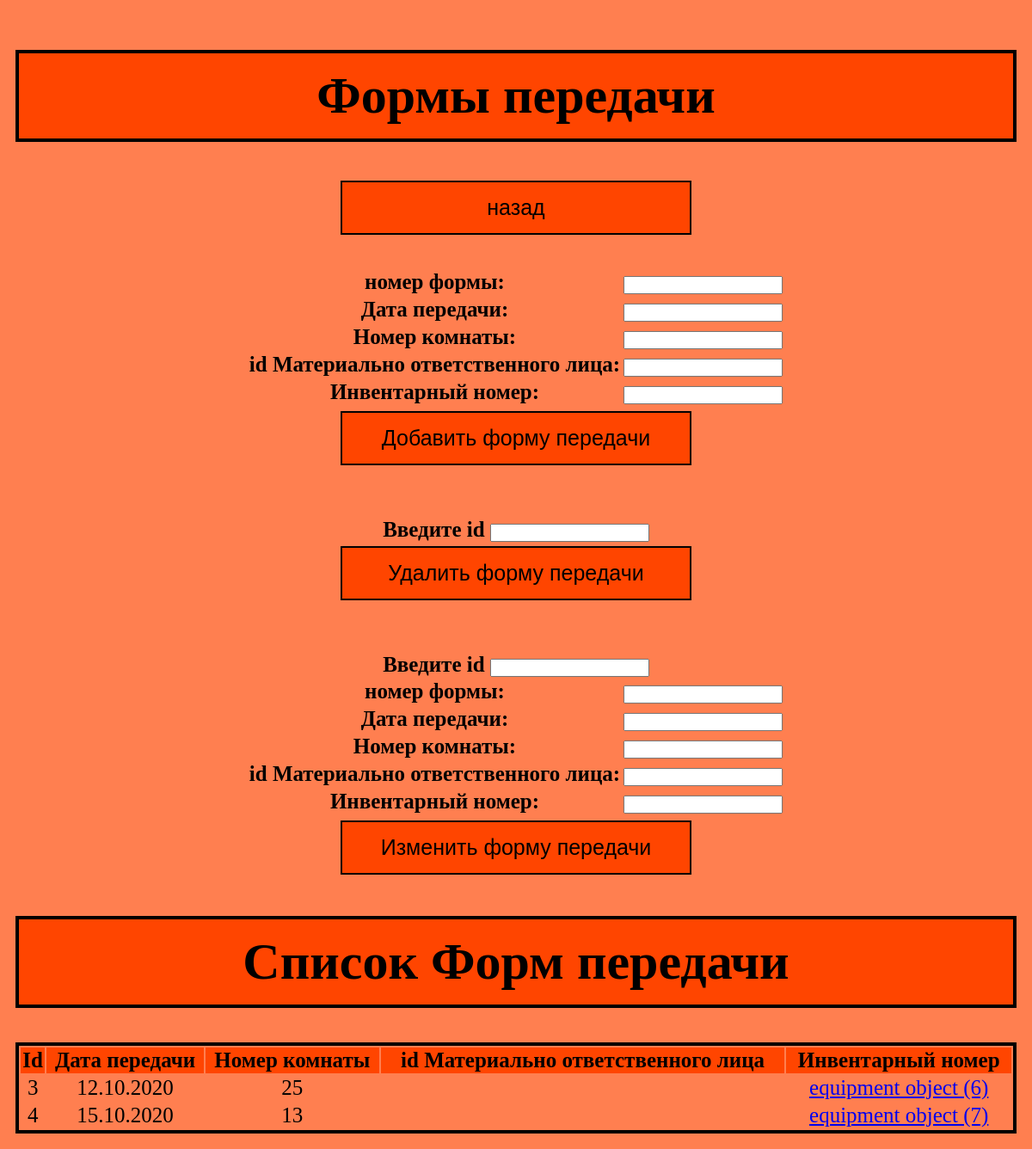
/transfer_form/, run on an earlier commit of the app's database.
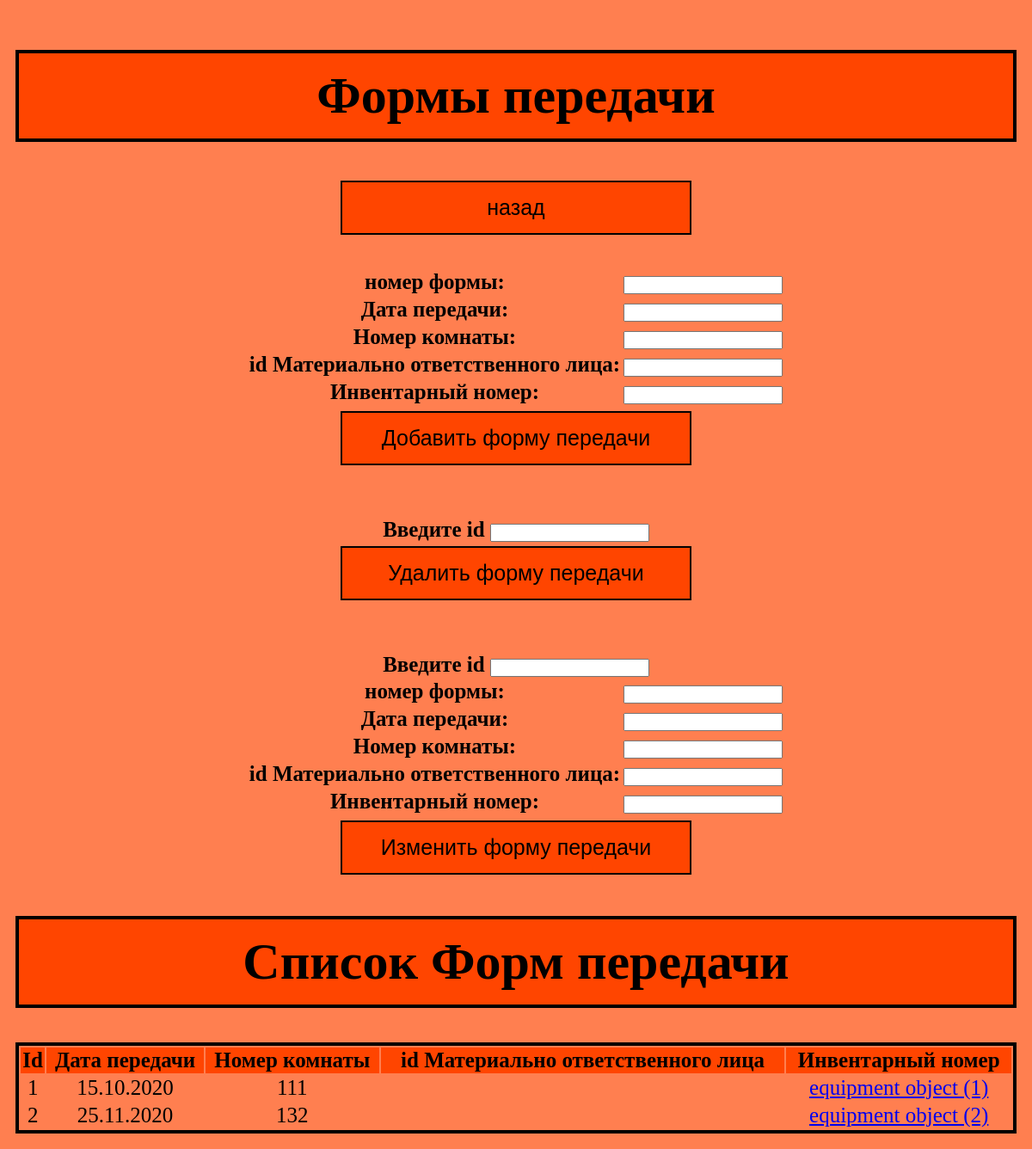
And on a later commit of the database.
### accounting/models.py (models this page shows)
class transfer_form(models.Model):
    id = models.IntegerField(primary_key=True)
    date_of_transfer = models.CharField(max_length=45)
    number_of_the_room = models.CharField(max_length=45)
    mater = models.ForeignKey('materially_responsible_person', on_delete=models.CASCADE, null=True)
    inventory_number = models.ForeignKey('equipment', on_delete=models.CASCADE, null=True)
    objects = models.Manager()

class equipment(models.Model):
    id = models.IntegerField(primary_key=True)
    name = models.CharField(max_length=45)
    acquisition_date = models.CharField(max_length=45)
    cost = models.CharField(max_length=45)
    number_of_the_room = models.CharField(max_length=45)
    mater = models.ForeignKey('materially_responsible_person', on_delete=models.CASCADE, null=True)
    objects = models.Manager()

### accounting/views.py (the view)
# urls.py: path('transfer_form/', views.index_transfer_form, name='transfer_form'),
def index_transfer_form(request):
    form_ra = Addtransfer_form()
    data = transfer_form.objects.all()
    return render(request, "accounting/Template_transfer_form.html", {"form":form_ra, "data_show":data})

### accounting/forms.py
class Addtransfer_form(forms.Form):
    id = forms.IntegerField(label="номер формы")
    date_of_transfer = forms.CharField(label="Дата передачи")
    number_of_the_room = forms.CharField(label="Номер комнаты")
    mater = forms.CharField(label="id Материально ответственного лица")
    inventory_number = forms.CharField(label="Инвентарный номер")

### templates/accounting/Template_transfer_form.html (shortened to what this page needs)
<!DOCTYPE html>
<head>
</head>
<body>
<div id="header" >
        <h1 align="center">Формы передачи</h1>
        <h3 align="center"><a href = "{% url 'home' %}"><button class = 'button'>назад</button></a></h3>
</div>
<table  align="center">
    <tr>
        <th align="center" width="50%">
    <form method="POST" action="addr/">
        <table>
            {{ form }}
        </table>
        <input class = "button" type="submit" value="Добавить форму передачи">
    </form>
    <br>
    <br>
    <form method="POST" action="delr/">
        <label>Введите id</label>
        <input class = "myfield" type= "number" name="delname"><br>
        <input class = "button" type= "submit" value="Удалить форму передачи">
    </form>
    <br>
    <br>
    <form method="POST" action="upr/">
        <label>Введите id</label>
        <input class = "myfield" type= "number" name="upname"><br>
        <table>
            {{ form }}
        </table>
        <input class = "button" type= "submit" value="Изменить форму передачи">
    </form>
</table>
    <tr>
        <th align="center" width="50%">
        <h1 align="center"> Список Форм передачи</h1>
	<table  align="center">
    <tr>
    <form method="POST" action="show/">
        <table class='table'>
            <tr class='table' align="center" bgcolor="#FF4500">
                <th>Id</th>
                <th>Дата передачи</th>
				<th>Номер комнаты</th>
                <th>id Материально ответственного лица</th>
                <th>Инвентарный номер</th>
            </tr>
        {% for i in data_show %}
            <tr align="center">
                <td>{{ i.id }}</td>
                <td>{{ i.date_of_transfer }}</td>
                <td>{{ i.number_of_the_room }}</td>
                <td> <a href="{% url 'materially_responsible_person' %}"> {{ i.mater}} </td>
				<td> <a href="{% url 'equipment' %}"> {{ i.inventory_number}} </td>
            </tr>
        {% endfor %}
        </table>
    </form>
</th>
    </tr>
</body>
</html>

What changed in the data, as far as the page shows it:
removed transfer_form: id "3", date_of_transfer "12.10.2020", number_of_the_room "25", inventory_number "equipment object (6)"
removed transfer_form: id "4", date_of_transfer "15.10.2020", number_of_the_room "13", inventory_number "equipment object (7)"
added transfer_form: id "1", date_of_transfer "15.10.2020", number_of_the_room "111", inventory_number "equipment object (1)"
added transfer_form: id "2", date_of_transfer "25.11.2020", number_of_the_room "132", inventory_number "equipment object (2)"
